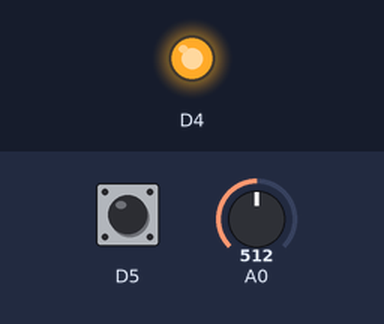
The program below on a simulated ESP8266 (Wemos D1 mini). On the bench: output pins drawn as LEDs (lit = HIGH). The inputs (shaded band) are chosen by the test bench; at power-on: D5 HIGH, A0 = 512.

Above: at 1.2 s.
1.3 s: D5 pulled LOW for 0.15 s
At 1.8 s:
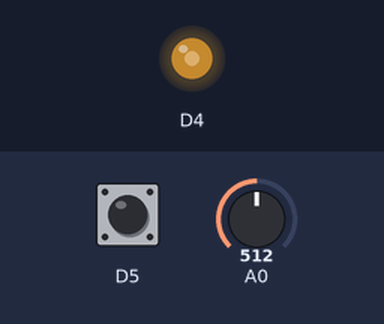
2.9 s: A0 set to 716
At 3.5 s:
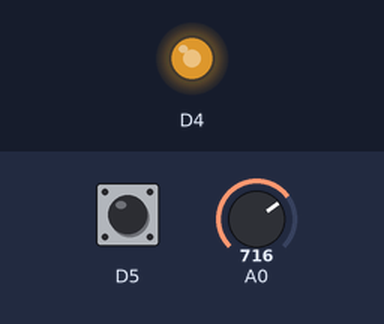
4.4 s: A0 set to 900
At 5.6 s:
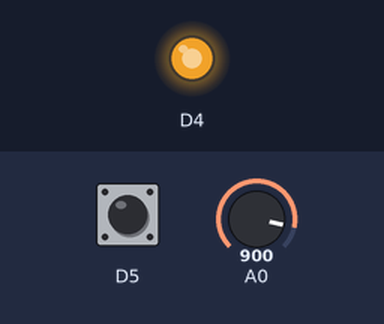
5.9 s: A0 set to 0
At 7.0 s:
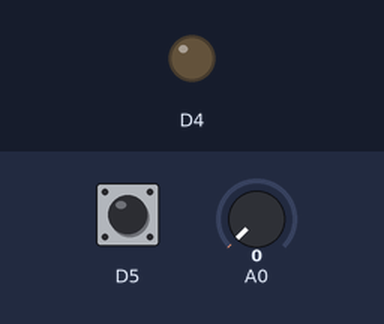
7.4 s: A0 set to 511
At 8.1 s:
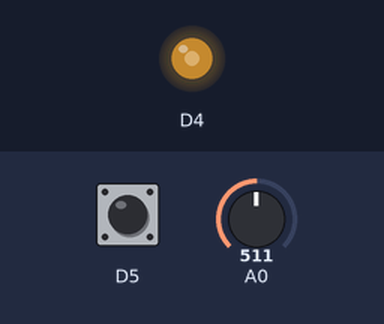
8.9 s: D5 pulled LOW for 1 s
At 11.3 s:
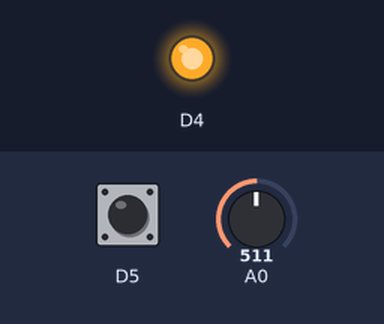
Timing chart, 0 to 12.4 s (numbered marks = the images above; inputs shaded):
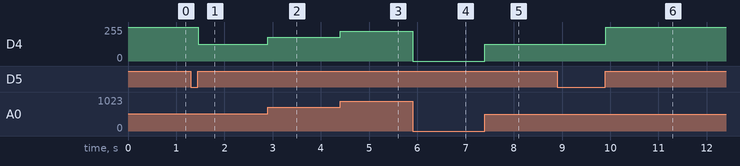

Measured:
- after the input at 1.3 s, D4: 255/255 → 127/255 after 0.15 s
- after the input at 2.9 s, D4: 127/255 → 178/255 at once
- after the input at 4.4 s, D4: 178/255 → 224/255 at once
- after the input at 5.9 s, D4: 224/255 → 0/255 at once
- after the input at 7.4 s, D4: 0/255 → 127/255 at once
- after the input at 8.9 s, D4: 127/255 → 255/255 after 1.0 s

The program:

main.cpp
```cpp
//I, Sadeva Chanuka Karunanayaka, student number 000776370, certify that all code submitted is my own work;
//that I have not copied it from any other source.  I also certify that I have not allowed my work to be copied by others.
 //000776370 Sadeva Chanuka Karunanayaka Light Dimmer Lab

#include <Arduino.h>
int analogNum= 1;

void setup()
{
  // configure the USB serial monitor
  Serial.begin(115200);

  // configure pin D4 as a digital output - this is the LED
  pinMode(D4, OUTPUT);

  // set default PWM range
  analogWriteRange(1024);

  pinMode(D5, INPUT_PULLUP);

  //set the light off
  digitalWrite(D4,HIGH);

}

bool toggle = false;
bool pressedIn = false;
bool unPressed = false;

void loop()
{
    //set analog num to the analog resistor value

  analogNum = analogRead(A0);
  //if toggle is on then set the light to the analog value of the ressistor
  if(toggle){
  //Serial.println(String(analogNum));
analogWrite(D4, analogNum);

}else{
  digitalWrite(D4,HIGH);
}


  int iButton = digitalRead(D5);
  // if the button is pressed flip the pressed in boolean on
  if (iButton == 0)
  {
    pressedIn = true;
  }
  // if the button was pressed in and then unpressed turn on the unpressed toggle
  if (iButton == 1&&pressedIn)
  {
    unPressed = true;
  }
  // if the button was pressed in then unpressed flip the toggle
if(pressedIn && unPressed){
      //Serial.println("Button pressed");
      pressedIn = false;
      unPressed = false;
      if(toggle){
        toggle=false;
      }else{
        toggle=true;
      }


}
//Serial.println(String(toggle));
delay(1);
}
```
